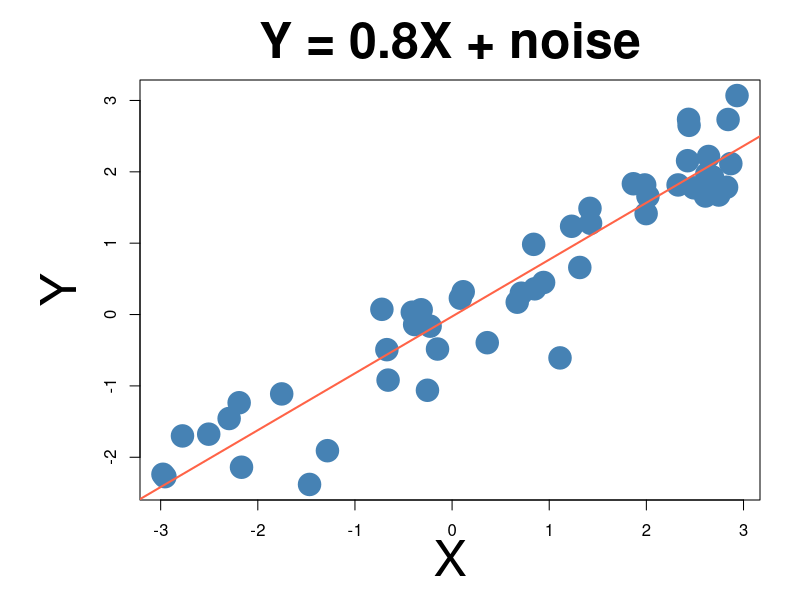
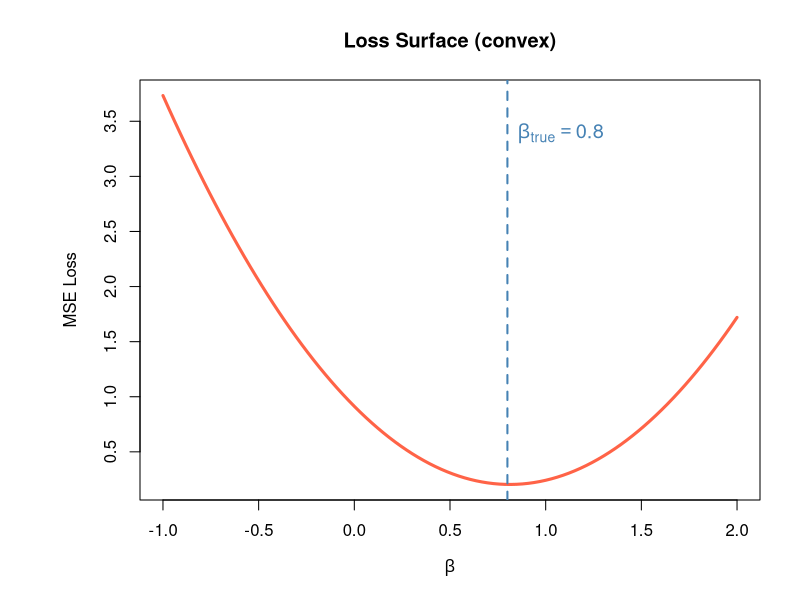
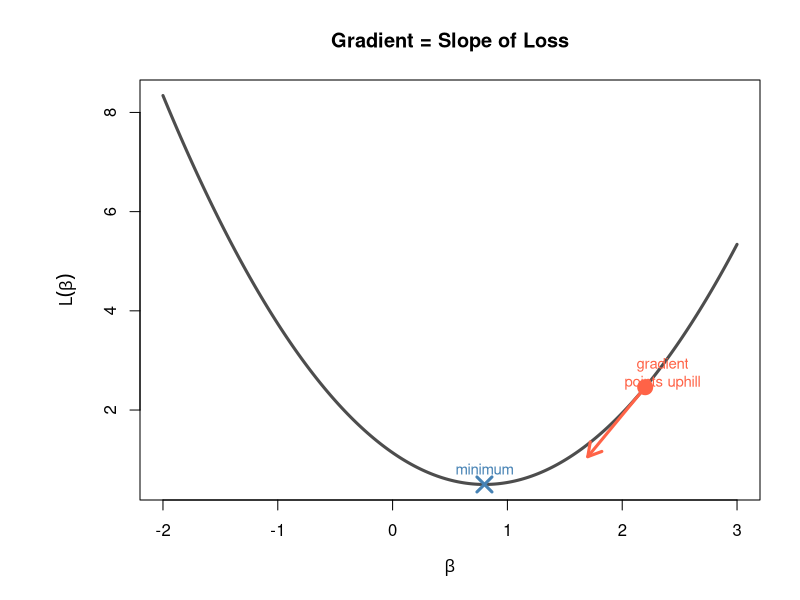
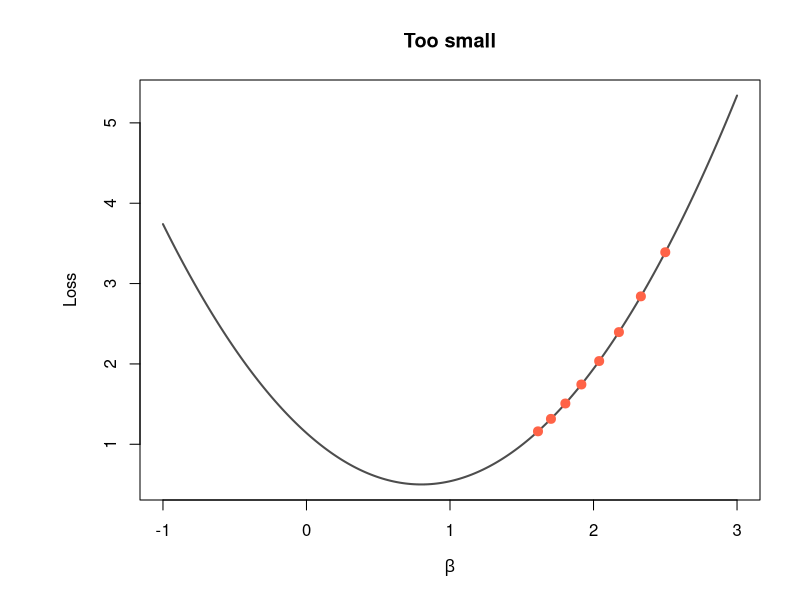
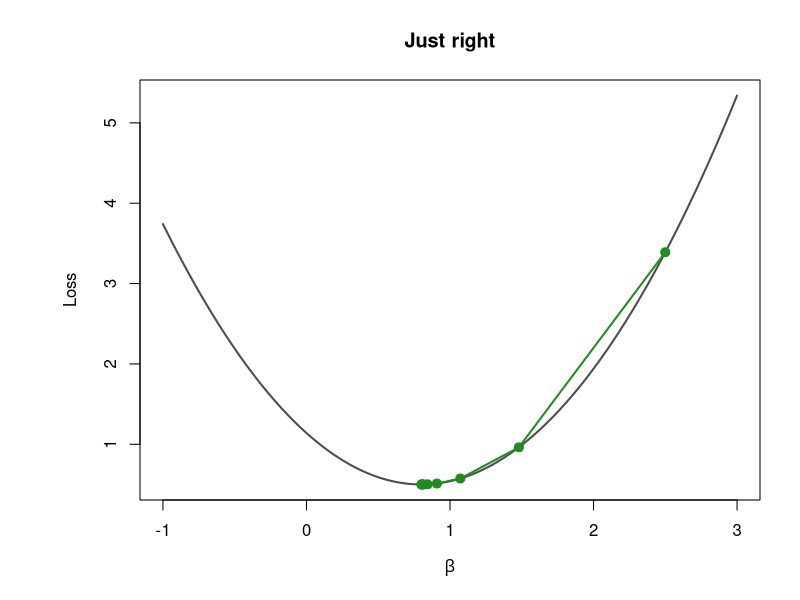
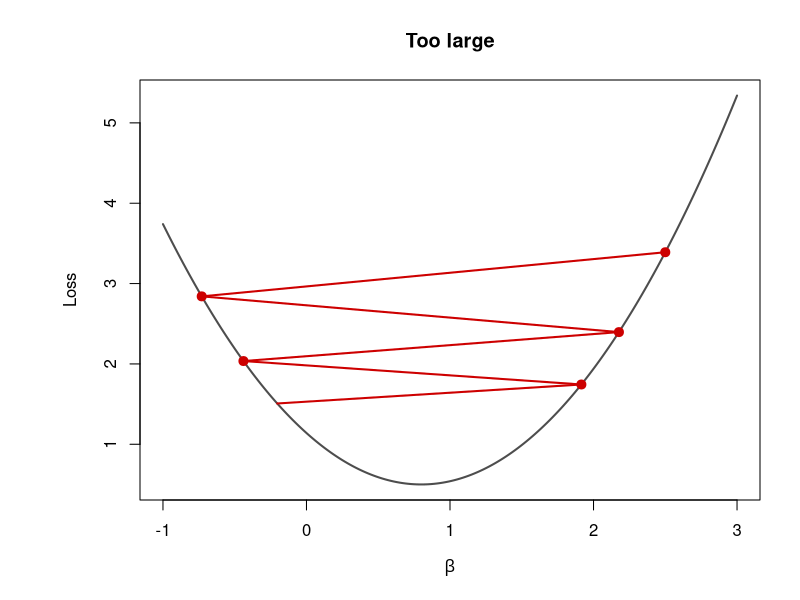
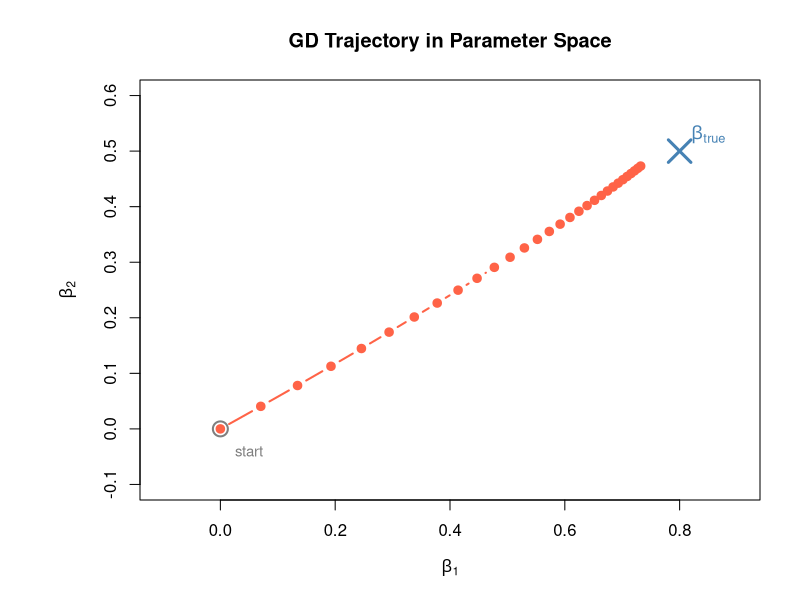
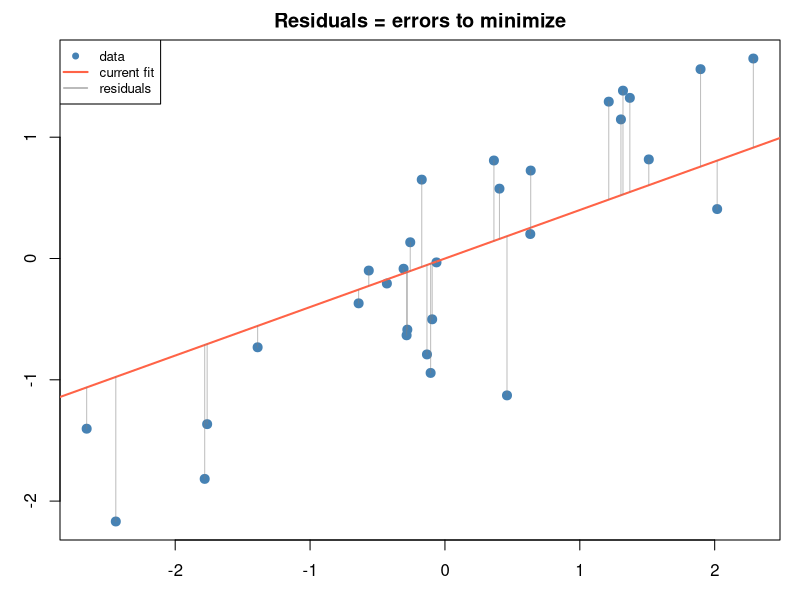

Write R code to recreate these figures, in order.
## ---- chunk 1
#| eval: true
#| fig-width: 9
#| fig-height: 6
#| fig-align: center   # ← This centers the plot horizontally

par(mar = c(5, 7, 4, 2))    # ← Increased left margin (second value) to make room for Y label

set.seed(42)
x <- runif(50, -3, 3)
y <- 0.8 * x + rnorm(50, sd = 0.5)
plot(x, y, pch = 19, col = "steelblue",
     xlab = "X", ylab = "Y", main = "Y = 0.8X + noise",
     cex = 3,          # Size of the dots
     cex.lab = 3,      # **Size of axis labels (X, Y)**
     cex.main = 3,     # **Size of the main title**
)
abline(lm(y ~ x), col = "tomato", lwd = 2)
## ---- chunk 2
#| eval: true
#| fig-width: 6
#| fig-height: 4
# Loss surface for 1D regression
beta_seq <- seq(-1, 2, length.out = 100)
set.seed(42)
x_sim <- rnorm(100)
y_sim <- 0.8 * x_sim + rnorm(100, sd = 0.5)
loss <- sapply(beta_seq, function(b) mean((y_sim - b * x_sim)^2))
plot(beta_seq, loss, type = "l", lwd = 3, col = "tomato",
     xlab = expression(beta), ylab = "MSE Loss",
     main = "Loss Surface (convex)")
abline(v = 0.8, col = "steelblue", lwd = 2, lty = 2)
text(0.8, max(loss)*0.9, expression(beta["true"]== 0.8), col = "steelblue", pos = 4, cex = 1.2) 
## ---- chunk 3
#| eval: true
#| fig-width: 6
#| fig-height: 4.5
x_vals <- seq(-2, 3, length.out = 200)
y_vals <- (x_vals - 0.8)^2 + 0.5
plot(x_vals, y_vals, type = "l", lwd = 3, col = "gray30",
     xlab = expression(beta), ylab = expression(L(beta)),
     main = "Gradient = Slope of Loss")
# Show gradient at a point
pt <- 2.2
slope <- 2 * (pt - 0.8)
y_pt <- (pt - 0.8)^2 + 0.5
arrows(pt, y_pt, pt - 0.5, y_pt - 0.5 * slope, col = "tomato", lwd = 3, length = 0.15)
points(pt, y_pt, pch = 19, col = "tomato", cex = 2)
text(pt + 0.15, y_pt + 0.3, "gradient\npoints uphill", col = "tomato", cex = 0.9)
points(0.8, 0.5, pch = 4, col = "steelblue", cex = 2, lwd = 3)
text(0.8, 0.8, "minimum", col = "steelblue", cex = 0.9)
## ---- chunk 4
#| eval: true
#| fig-width: 3.5
#| fig-height: 3
x_vals <- seq(-1, 3, length.out = 200)
loss_fn <- function(b) (b - 0.8)^2 + 0.5
plot(x_vals, loss_fn(x_vals), type = "l", lwd = 2, col = "gray30",
     xlab = expression(beta), ylab = "Loss", main = "Too small")
b <- 2.5; lr <- 0.05
for(i in 1:8) {
  b_new <- b - lr * 2 * (b - 0.8)
  points(b, loss_fn(b), pch = 19, col = "tomato", cex = 1.2)
  b <- b_new
}
## ---- chunk 5
#| eval: true
#| fig-width: 3.5
#| fig-height: 3
plot(x_vals, loss_fn(x_vals), type = "l", lwd = 2, col = "gray30",
     xlab = expression(beta), ylab = "Loss", main = "Just right")
b <- 2.5; lr <- 0.3
for(i in 1:8) {
  b_new <- b - lr * 2 * (b - 0.8)
  segments(b, loss_fn(b), b_new, loss_fn(b_new), col = "forestgreen", lwd = 2)
  points(b, loss_fn(b), pch = 19, col = "forestgreen", cex = 1.2)
  b <- b_new
}
points(b, loss_fn(b), pch = 19, col = "forestgreen", cex = 1.2)
## ---- chunk 6
#| eval: true
#| fig-width: 3.5
#| fig-height: 3
plot(x_vals, loss_fn(x_vals), type = "l", lwd = 2, col = "gray30",
     xlab = expression(beta), ylab = "Loss", main = "Too large")
b <- 2.5; lr <- 0.95
for(i in 1:5) {
  b_new <- b - lr * 2 * (b - 0.8)
  segments(b, loss_fn(b), b_new, loss_fn(b_new), col = "red3", lwd = 2)
  points(b, loss_fn(b), pch = 19, col = "red3", cex = 1.2)
  b <- b_new
}
## ---- chunk 7
#| eval: true
#| fig-width: 5
#| fig-height: 4.5
set.seed(42)
n <- 200
x_mat <- matrix(rnorm(n * 2), n, 2)
true_coef <- c(0.8, 0.5)
y_sim <- x_mat %*% true_coef + rnorm(n, sd = 0.3)
b <- c(0, 0); lr <- 0.1
traj <- matrix(NA, 30, 2)
for(i in 1:30) {
  traj[i,] <- b
  grad <- t(x_mat) %*% (x_mat %*% b - y_sim) / n
  b <- b - lr * as.vector(grad)
}
plot(traj[,1], traj[,2], type = "b", pch = 19, col = "tomato", lwd = 2,
     xlab = expression(beta[1]), ylab = expression(beta[2]),
     main = "GD Trajectory in Parameter Space",
     xlim = c(-0.1, 0.9), ylim = c(-0.1, 0.6))
points(true_coef[1], true_coef[2], pch = 4, col = "steelblue", cex = 3, lwd = 3)
text(true_coef[1]+0.05, true_coef[2]+0.03, expression(beta["true"]), col = "steelblue", cex = 1.1)
points(0, 0, pch = 1, col = "gray50", cex = 2, lwd = 2)
text(0.05, -0.04, "start", col = "gray50", cex = 0.9)
## ---- chunk 8
#| eval: true
#| fig-width: 7
#| fig-height: 3
#| fig-align: center
par(mar = c(3, 3, 2, 1))
set.seed(42)
x_sim <- rnorm(30)
y_sim <- 0.8 * x_sim + rnorm(30, sd = 0.5)
y_hat <- 0.4 * x_sim  # wrong beta
plot(x_sim, y_sim, pch = 19, col = "steelblue", cex = 1.2,
     xlab = "x", ylab = "y", main = "Residuals = errors to minimize")
abline(0, 0.4, col = "tomato", lwd = 2)
segments(x_sim, y_sim, x_sim, y_hat, col = adjustcolor("gray50", 0.5), lwd = 1)
legend("topleft", c("data", "current fit", "residuals"),
       col = c("steelblue", "tomato", "gray50"),
       pch = c(19, NA, NA), lty = c(NA, 1, 1), lwd = c(NA, 2, 1), cex = 0.8)
## ---- chunk 9
#| eval: true
#| fig-width: 5
#| fig-height: 4
set.seed(42)
x_nl <- seq(-2, 2, length.out = 200)
y_nl <- x_nl^3
plot(x_nl, y_nl, type = "l", lwd = 3, col = "steelblue",
     xlab = "x", ylab = "y", main = expression(y == x^3))
# best linear fit
b_fit <- coef(lm(y_nl ~ x_nl))
abline(b_fit, col = "tomato", lwd = 2, lty = 2)
legend("topleft", c("true function", "best linear fit"),
       col = c("steelblue", "tomato"), lwd = c(3, 2), lty = c(1, 2), cex = 0.9)
## ---- chunk 10
#| eval: true
#| fig-width: 5
#| fig-height: 4
set.seed(42)
x_nl <- rnorm(200)
y_nl <- x_nl^3 + rnorm(200, sd = 0.3)
y_hat_lin <- coef(lm(y_nl ~ x_nl))[1] + coef(lm(y_nl ~ x_nl))[2] * x_nl
plot(y_nl, y_hat_lin, pch = 19, col = adjustcolor("blue", 0.5), cex = 0.8,
     xlab = "y (observed)", ylab = "ŷ (predicted)",
     main = "Linear model on cubic data")
abline(0, 1, col = "gray40", lwd = 2, lty = 2)
text(2, -2, "Far from\nidentity line!", col = "blue", cex = 1.1, font = 2)
## ---- chunk 11
#| eval: true
#| fig-width: 4.5
#| fig-height: 2.5
x_vals <- seq(-3, 3, length.out = 200)
relu <- pmax(0, x_vals)
plot(x_vals, relu, type = "l", lwd = 3, col = "forestgreen",
     xlab = "input", ylab = "output", main = "ReLU(x) = max(0, x)")
abline(h = 0, col = "gray80"); abline(v = 0, col = "gray80")
## ---- chunk 12
#| eval: true
#| fig-width: 5
#| fig-height: 4
epochs <- 1:500
loss <- 5 * exp(-epochs / 80) + 0.1 + rnorm(500, sd = 0.05) * exp(-epochs/200)
loss <- pmax(loss, 0.08)
plot(epochs, loss, type = "l", col = "steelblue", lwd = 2,
     xlab = "Epoch", ylab = "Loss", main = "Learning Curve")
